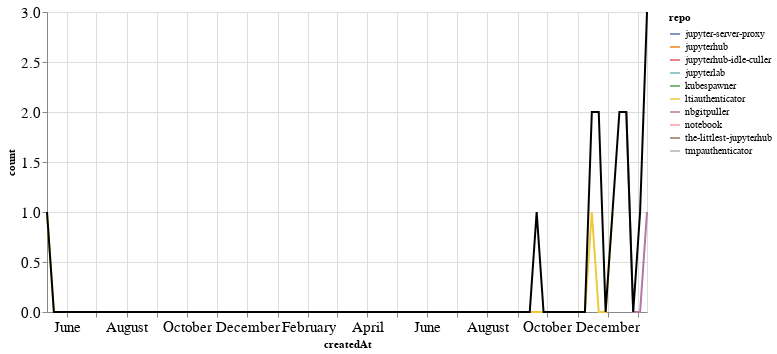

Here is the notebook cell this chart was saved with:
### Markdown cell above
### PRs

### Code cell
prs_time = prs.groupby('repo').resample('W', on='createdAt').count()['author'].reset_index()
prs_time = prs_time.rename(columns={'author': 'count'})
prs_time_total = prs_time.groupby('createdAt').agg({"count": "sum"}).reset_index()

ch1 = alt.Chart(prs_time, width=600).mark_line().encode(
    x='createdAt',
    y='count',
    color='repo',
    tooltip="repo"
)

ch2 = alt.Chart(prs_time_total, width=600).mark_line(color="black").encode(
    x='createdAt',
    y='count',
)

ch1 + ch2

### Figure 1 — Vega-Lite specification as saved in the notebook (floating-point values rounded to 4 significant figures)
{"config": {"axisLeft": {"labelFontSize": 15}, "axisBottom": {"labelFontSize": 15}}, "layer": [{"data": {"name": "data-51d7eb29f2ec472902bc60b3b5ec2b95"}, "mark": "line", "encoding": {"color": {"type": "nominal", "field": "repo"}, "tooltip": {"type": "nominal", "field": "repo"}, "x": {"type": "temporal", "field": "createdAt"}, "y": {"type": "quantitative", "field": "count"}}, "width": 600}, {"data": {"name": "data-1c1b861e55edf371e1208d4dcd8dc9dd"}, "mark": {"type": "line", "color": "black"}, "encoding": {"x": {"type": "temporal", "field": "createdAt"}, "y": {"type": "quantitative", "field": "count"}}, "width": 600}], "$schema": "https://vega.github.io/schema/vega-lite/v4.8.1.json", "datasets": {"data-51d7eb29f2ec472902bc60b3b5ec2b95": [{"repo": "jupyter-server-proxy", "createdAt": "2021-01-10T00:00:00", "count": 2}, {"repo": "jupyterhub", "createdAt": "2020-09-20T00:00:00", "count": 1}, {"repo": "jupyterhub-idle-culler", "createdAt": "2020-11-15T00:00:00", "count": 1}, {"repo": "jupyterlab", "createdAt": "2020-11-22T00:00:00", "count": 1}, {"repo": "kubespawner", "createdAt": "2020-12-13T00:00:00", "count": 1}, {"repo": "ltiauthenticator", "createdAt": "2019-05-12T00:00:00", "count": 1}, {"repo": "ltiauthenticator", "createdAt": "2019-05-19T00:00:00", "count": 0}, {"repo": "ltiauthenticator", "createdAt": "2019-05-26T00:00:00", "count": 0}, {"repo": "ltiauthenticator", "createdAt": "2019-06-02T00:00:00", "count": 0}, {"repo": "ltiauthenticator", "createdAt": "2019-06-09T00:00:00", "count": 0}, {"repo": "ltiauthenticator", "createdAt": "2019-06-16T00:00:00", "count": 0}, {"repo": "ltiauthenticator", "createdAt": "2019-06-23T00:00:00", "count": 0}, {"repo": "ltiauthenticator", "createdAt": "2019-06-30T00:00:00", "count": 0}, {"repo": "ltiauthenticator", "createdAt": "2019-07-07T00:00:00", "count": 0}, {"repo": "ltiauthenticator", "createdAt": "2019-07-14T00:00:00", "count": 0}, {"repo": "ltiauthenticator", "createdAt": "2019-07-21T00:00:00", "count": 0}, {"repo": "ltiauthenticator", "createdAt": "2019-07-28T00:00:00", "count": 0}, {"repo": "ltiauthenticator", "createdAt": "2019-08-04T00:00:00", "count": 0}, {"repo": "ltiauthenticator", "createdAt": "2019-08-11T00:00:00", "count": 0}, {"repo": "ltiauthenticator", "createdAt": "2019-08-18T00:00:00", "count": 0}, {"repo": "ltiauthenticator", "createdAt": "2019-08-25T00:00:00", "count": 0}, {"repo": "ltiauthenticator", "createdAt": "2019-09-01T00:00:00", "count": 0}, {"repo": "ltiauthenticator", "createdAt": "2019-09-08T00:00:00", "count": 0}, {"repo": "ltiauthenticator", "createdAt": "2019-09-15T00:00:00", "count": 0}, {"repo": "ltiauthenticator", "createdAt": "2019-09-22T00:00:00", "count": 0}, {"repo": "ltiauthenticator", "createdAt": "2019-09-29T00:00:00", "count": 0}, {"repo": "ltiauthenticator", "createdAt": "2019-10-06T00:00:00", "count": 0}, {"repo": "ltiauthenticator", "createdAt": "2019-10-13T00:00:00", "count": 0}, {"repo": "ltiauthenticator", "createdAt": "2019-10-20T00:00:00", "count": 0}, {"repo": "ltiauthenticator", "createdAt": "2019-10-27T00:00:00", "count": 0}, {"repo": "ltiauthenticator", "createdAt": "2019-11-03T00:00:00", "count": 0}, {"repo": "ltiauthenticator", "createdAt": "2019-11-10T00:00:00", "count": 0}, {"repo": "ltiauthenticator", "createdAt": "2019-11-17T00:00:00", "count": 0}, {"repo": "ltiauthenticator", "createdAt": "2019-11-24T00:00:00", "count": 0}, {"repo": "ltiauthenticator", "createdAt": "2019-12-01T00:00:00", "count": 0}, {"repo": "ltiauthenticator", "createdAt": "2019-12-08T00:00:00", "count": 0}, {"repo": "ltiauthenticator", "createdAt": "2019-12-15T00:00:00", "count": 0}, {"repo": "ltiauthenticator", "createdAt": "2019-12-22T00:00:00", "count": 0}, {"repo": "ltiauthenticator", "createdAt": "2019-12-29T00:00:00", "count": 0}, {"repo": "ltiauthenticator", "createdAt": "2020-01-05T00:00:00", "count": 0}, {"repo": "ltiauthenticator", "createdAt": "2020-01-12T00:00:00", "count": 0}, {"repo": "ltiauthenticator", "createdAt": "2020-01-19T00:00:00", "count": 0}, {"repo": "ltiauthenticator", "createdAt": "2020-01-26T00:00:00", "count": 0}, {"repo": "ltiauthenticator", "createdAt": "2020-02-02T00:00:00", "count": 0}, {"repo": "ltiauthenticator", "createdAt": "2020-02-09T00:00:00", "count": 0}, {"repo": "ltiauthenticator", "createdAt": "2020-02-16T00:00:00", "count": 0}, {"repo": "ltiauthenticator", "createdAt": "2020-02-23T00:00:00", "count": 0}, {"repo": "ltiauthenticator", "createdAt": "2020-03-01T00:00:00", "count": 0}, {"repo": "ltiauthenticator", "createdAt": "2020-03-08T00:00:00", "count": 0}, {"repo": "ltiauthenticator", "createdAt": "2020-03-15T00:00:00", "count": 0}, {"repo": "ltiauthenticator", "createdAt": "2020-03-22T00:00:00", "count": 0}, {"repo": "ltiauthenticator", "createdAt": "2020-03-29T00:00:00", "count": 0}, {"repo": "ltiauthenticator", "createdAt": "2020-04-05T00:00:00", "count": 0}, {"repo": "ltiauthenticator", "createdAt": "2020-04-12T00:00:00", "count": 0}, {"repo": "ltiauthenticator", "createdAt": "2020-04-19T00:00:00", "count": 0}, {"repo": "ltiauthenticator", "createdAt": "2020-04-26T00:00:00", "count": 0}, {"repo": "ltiauthenticator", "createdAt": "2020-05-03T00:00:00", "count": 0}, {"repo": "ltiauthenticator", "createdAt": "2020-05-10T00:00:00", "count": 0}, {"repo": "ltiauthenticator", "createdAt": "2020-05-17T00:00:00", "count": 0}, {"repo": "ltiauthenticator", "createdAt": "2020-05-24T00:00:00", "count": 0}, {"repo": "ltiauthenticator", "createdAt": "2020-05-31T00:00:00", "count": 0}, {"repo": "ltiauthenticator", "createdAt": "2020-06-07T00:00:00", "count": 0}, {"repo": "ltiauthenticator", "createdAt": "2020-06-14T00:00:00", "count": 0}, {"repo": "ltiauthenticator", "createdAt": "2020-06-21T00:00:00", "count": 0}, {"repo": "ltiauthenticator", "createdAt": "2020-06-28T00:00:00", "count": 0}, {"repo": "ltiauthenticator", "createdAt": "2020-07-05T00:00:00", "count": 0}, {"repo": "ltiauthenticator", "createdAt": "2020-07-12T00:00:00", "count": 0}, {"repo": "ltiauthenticator", "createdAt": "2020-07-19T00:00:00", "count": 0}, {"repo": "ltiauthenticator", "createdAt": "2020-07-26T00:00:00", "count": 0}, {"repo": "ltiauthenticator", "createdAt": "2020-08-02T00:00:00", "count": 0}, {"repo": "ltiauthenticator", "createdAt": "2020-08-09T00:00:00", "count": 0}, {"repo": "ltiauthenticator", "createdAt": "2020-08-16T00:00:00", "count": 0}, {"repo": "ltiauthenticator", "createdAt": "2020-08-23T00:00:00", "count": 0}, {"repo": "ltiauthenticator", "createdAt": "2020-08-30T00:00:00", "count": 0}, {"repo": "ltiauthenticator", "createdAt": "2020-09-06T00:00:00", "count": 0}, {"repo": "ltiauthenticator", "createdAt": "2020-09-13T00:00:00", "count": 0}, {"repo": "ltiauthenticator", "createdAt": "2020-09-20T00:00:00", "count": 0}, {"repo": "ltiauthenticator", "createdAt": "2020-09-27T00:00:00", "count": 0}, {"repo": "ltiauthenticator", "createdAt": "2020-10-04T00:00:00", "count": 0}, {"repo": "ltiauthenticator", "createdAt": "2020-10-11T00:00:00", "count": 0}, {"repo": "ltiauthenticator", "createdAt": "2020-10-18T00:00:00", "count": 0}, {"repo": "ltiauthenticator", "createdAt": "2020-10-25T00:00:00", "count": 0}, {"repo": "ltiauthenticator", "createdAt": "2020-11-01T00:00:00", "count": 0}, {"repo": "ltiauthenticator", "createdAt": "2020-11-08T00:00:00", "count": 0}, {"repo": "ltiauthenticator", "createdAt": "2020-11-15T00:00:00", "count": 1}, {"repo": "ltiauthenticator", "createdAt": "2020-11-22T00:00:00", "count": 0}, {"repo": "ltiauthenticator", "createdAt": "2020-11-29T00:00:00", "count": 0}, {"repo": "ltiauthenticator", "createdAt": "2020-12-06T00:00:00", "count": 1}, {"repo": "nbgitpuller", "createdAt": "2020-12-20T00:00:00", "count": 2}, {"repo": "nbgitpuller", "createdAt": "2020-12-27T00:00:00", "count": 0}, {"repo": "nbgitpuller", "createdAt": "2021-01-03T00:00:00", "count": 0}, {"repo": "nbgitpuller", "createdAt": "2021-01-10T00:00:00", "count": 1}, {"repo": "notebook", "createdAt": "2020-11-22T00:00:00", "count": 1}, {"repo": "the-littlest-jupyterhub", "createdAt": "2021-01-03T00:00:00", "count": 1}, {"repo": "tmpauthenticator", "createdAt": "2020-12-13T00:00:00", "count": 1}], "data-1c1b861e55edf371e1208d4dcd8dc9dd": [{"createdAt": "2019-05-12T00:00:00", "count": 1}, {"createdAt": "2019-05-19T00:00:00", "count": 0}, {"createdAt": "2019-05-26T00:00:00", "count": 0}, {"createdAt": "2019-06-02T00:00:00", "count": 0}, {"createdAt": "2019-06-09T00:00:00", "count": 0}, {"createdAt": "2019-06-16T00:00:00", "count": 0}, {"createdAt": "2019-06-23T00:00:00", "count": 0}, {"createdAt": "2019-06-30T00:00:00", "count": 0}, {"createdAt": "2019-07-07T00:00:00", "count": 0}, {"createdAt": "2019-07-14T00:00:00", "count": 0}, {"createdAt": "2019-07-21T00:00:00", "count": 0}, {"createdAt": "2019-07-28T00:00:00", "count": 0}, {"createdAt": "2019-08-04T00:00:00", "count": 0}, {"createdAt": "2019-08-11T00:00:00", "count": 0}, {"createdAt": "2019-08-18T00:00:00", "count": 0}, {"createdAt": "2019-08-25T00:00:00", "count": 0}, {"createdAt": "2019-09-01T00:00:00", "count": 0}, {"createdAt": "2019-09-08T00:00:00", "count": 0}, {"createdAt": "2019-09-15T00:00:00", "count": 0}, {"createdAt": "2019-09-22T00:00:00", "count": 0}, {"createdAt": "2019-09-29T00:00:00", "count": 0}, {"createdAt": "2019-10-06T00:00:00", "count": 0}, {"createdAt": "2019-10-13T00:00:00", "count": 0}, {"createdAt": "2019-10-20T00:00:00", "count": 0}, {"createdAt": "2019-10-27T00:00:00", "count": 0}, {"createdAt": "2019-11-03T00:00:00", "count": 0}, {"createdAt": "2019-11-10T00:00:00", "count": 0}, {"createdAt": "2019-11-17T00:00:00", "count": 0}, {"createdAt": "2019-11-24T00:00:00", "count": 0}, {"createdAt": "2019-12-01T00:00:00", "count": 0}, {"createdAt": "2019-12-08T00:00:00", "count": 0}, {"createdAt": "2019-12-15T00:00:00", "count": 0}, {"createdAt": "2019-12-22T00:00:00", "count": 0}, {"createdAt": "2019-12-29T00:00:00", "count": 0}, {"createdAt": "2020-01-05T00:00:00", "count": 0}, {"createdAt": "2020-01-12T00:00:00", "count": 0}, {"createdAt": "2020-01-19T00:00:00", "count": 0}, {"createdAt": "2020-01-26T00:00:00", "count": 0}, {"createdAt": "2020-02-02T00:00:00", "count": 0}, {"createdAt": "2020-02-09T00:00:00", "count": 0}, {"createdAt": "2020-02-16T00:00:00", "count": 0}, {"createdAt": "2020-02-23T00:00:00", "count": 0}, {"createdAt": "2020-03-01T00:00:00", "count": 0}, {"createdAt": "2020-03-08T00:00:00", "count": 0}, {"createdAt": "2020-03-15T00:00:00", "count": 0}, {"createdAt": "2020-03-22T00:00:00", "count": 0}, {"createdAt": "2020-03-29T00:00:00", "count": 0}, {"createdAt": "2020-04-05T00:00:00", "count": 0}, {"createdAt": "2020-04-12T00:00:00", "count": 0}, {"createdAt": "2020-04-19T00:00:00", "count": 0}, {"createdAt": "2020-04-26T00:00:00", "count": 0}, {"createdAt": "2020-05-03T00:00:00", "count": 0}, {"createdAt": "2020-05-10T00:00:00", "count": 0}, {"createdAt": "2020-05-17T00:00:00", "count": 0}, {"createdAt": "2020-05-24T00:00:00", "count": 0}, {"createdAt": "2020-05-31T00:00:00", "count": 0}, {"createdAt": "2020-06-07T00:00:00", "count": 0}, {"createdAt": "2020-06-14T00:00:00", "count": 0}, {"createdAt": "2020-06-21T00:00:00", "count": 0}, {"createdAt": "2020-06-28T00:00:00", "count": 0}, {"createdAt": "2020-07-05T00:00:00", "count": 0}, {"createdAt": "2020-07-12T00:00:00", "count": 0}, {"createdAt": "2020-07-19T00:00:00", "count": 0}, {"createdAt": "2020-07-26T00:00:00", "count": 0}, {"createdAt": "2020-08-02T00:00:00", "count": 0}, {"createdAt": "2020-08-09T00:00:00", "count": 0}, {"createdAt": "2020-08-16T00:00:00", "count": 0}, {"createdAt": "2020-08-23T00:00:00", "count": 0}, {"createdAt": "2020-08-30T00:00:00", "count": 0}, {"createdAt": "2020-09-06T00:00:00", "count": 0}, {"createdAt": "2020-09-13T00:00:00", "count": 0}, {"createdAt": "2020-09-20T00:00:00", "count": 1}, {"createdAt": "2020-09-27T00:00:00", "count": 0}, {"createdAt": "2020-10-04T00:00:00", "count": 0}, {"createdAt": "2020-10-11T00:00:00", "count": 0}, {"createdAt": "2020-10-18T00:00:00", "count": 0}, {"createdAt": "2020-10-25T00:00:00", "count": 0}, {"createdAt": "2020-11-01T00:00:00", "count": 0}, {"createdAt": "2020-11-08T00:00:00", "count": 0}, {"createdAt": "2020-11-15T00:00:00", "count": 2}, {"createdAt": "2020-11-22T00:00:00", "count": 2}, {"createdAt": "2020-11-29T00:00:00", "count": 0}, {"createdAt": "2020-12-06T00:00:00", "count": 1}, {"createdAt": "2020-12-13T00:00:00", "count": 2}, {"createdAt": "2020-12-20T00:00:00", "count": 2}, {"createdAt": "2020-12-27T00:00:00", "count": 0}, {"createdAt": "2021-01-03T00:00:00", "count": 1}, {"createdAt": "2021-01-10T00:00:00", "count": 3}]}}
